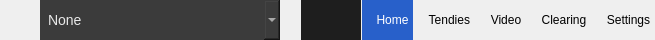
     <widget class="QWidget" name="deviceBar" native="true">
      <property name="sizePolicy">
       <sizepolicy hsizetype="Preferred" vsizetype="Fixed">
        <horstretch>0</horstretch>
        <verstretch>0</verstretch>
       </sizepolicy>
      </property>
      <property name="minimumSize">
       <size>
        <width>0</width>
        <height>40</height>
       </size>
      </property>
      <property name="maximumSize">
       <size>
        <width>16777215</width>
        <height>40</height>
       </size>
      </property>
      <layout class="QHBoxLayout" name="horizontalLayout_4">
       <property name="spacing">
        <number>1</number>
       </property>
       <property name="leftMargin">
        <number>0</number>
       </property>
       <property name="topMargin">
        <number>0</number>
       </property>
       <property name="rightMargin">
        <number>0</number>
       </property>
       <property name="bottomMargin">
        <number>0</number>
       </property>
       <item>
        <widget class="QWidget" name="horizontalWidget_2" native="true">
         <property name="minimumSize">
          <size>
           <width>300</width>
           <height>0</height>
          </size>
         </property>
         <layout class="QHBoxLayout" name="horizontalLayout_19">
          <property name="spacing">
           <number>1</number>
          </property>
          <property name="leftMargin">
           <number>0</number>
          </property>
          <property name="topMargin">
           <number>0</number>
          </property>
          <property name="rightMargin">
           <number>0</number>
          </property>
          <property name="bottomMargin">
           <number>0</number>
          </property>
          <item>
           <widget class="QWidget" name="horizontalWidget_3" native="true">
            <property name="sizePolicy">
             <sizepolicy hsizetype="Preferred" vsizetype="Preferred">
              <horstretch>0</horstretch>
              <verstretch>0</verstretch>
             </sizepolicy>
            </property>
            <layout class="QHBoxLayout" name="horizontalLayout_15">
             <property name="spacing">
              <number>0</number>
             </property>
             <property name="leftMargin">
              <number>0</number>
             </property>
             <property name="topMargin">
              <number>0</number>
             </property>
             <property name="rightMargin">
              <number>0</number>
             </property>
             <property name="bottomMargin">
              <number>0</number>
             </property>
             <item>
              <widget class="QToolButton" name="phoneIconBtn">
               <property name="enabled">
                <bool>false</bool>
               </property>
               <property name="sizePolicy">
                <sizepolicy hsizetype="Fixed" vsizetype="Fixed">
                 <horstretch>0</horstretch>
                 <verstretch>0</verstretch>
                </sizepolicy>
               </property>
               <property name="minimumSize">
                <size>
                 <width>38</width>
                 <height>38</height>
                </size>
               </property>
               <property name="maximumSize">
                <size>
                 <width>40</width>
                 <height>40</height>
                </size>
               </property>
               <property name="styleSheet">
                <string notr="true">QToolButton {
	border-top-right-radius: 0px;
	border-bottom-right-radius: 0px;
	min-height: 38px;
	icon-size: 18px;
}</string>
               </property>
               <property name="icon">
                <iconset resource="resources.qrc">
                 <normaloff>:/icon/phone.svg</normaloff>:/icon/phone.svg</iconset>
               </property>
               <property name="iconSize">
                <size>
                 <width>18</width>
                 <height>18</height>
                </size>
               </property>
               <property name="cls" stdset="0">
                <string>deviceIcon</string>
               </property>
              </widget>
             </item>
             <item>
              <widget class="QComboBox" name="devicePicker">
               <property name="minimumSize">
                <size>
                 <width>43</width>
                 <height>38</height>
                </size>
               </property>
               <property name="maximumSize">
                <size>
                 <width>300</width>
                 <height>40</height>
                </size>
               </property>
               <property name="cursor">
                <cursorShape>PointingHandCursor</cursorShape>
               </property>
               <property name="styleSheet">
                <string notr="true">#devicePicker {
	background-color: #3b3b3b;
    border: none;
    color: #e8e8e8;
    font-size: 14px;
    min-height: 38px;
	min-width: 35px;
	padding-left: 8px;
}

#devicePicker::drop-down {
    image: url(:/icon/caret-down-fill.svg);
	icon-size: 16px;
    subcontrol-position: right center;
	margin-right: 8px;
}

#devicePicker QAbstractItemView {
	background-color: #3b3b3b;
    outline: none;
	margin-top: 1px;
}

#devicePicker QAbstractItemView::item {
	background-color: #3b3b3b;
	color: #e8e8e8;
	min-height: 38px;
    padding-left: 8px;
}

#devicePicker QAbstractItemView::item:hover {
    background-color: #535353;
    color: #ffffff;
}</string>
               </property>
               <property name="currentIndex">
                <number>-1</number>
               </property>
               <property name="placeholderText">
                <string notr="true">None</string>
               </property>
               <property name="duplicatesEnabled">
                <bool>true</bool>
               </property>
              </widget>
             </item>
            </layout>
           </widget>
          </item>
          <item>
           <widget class="QToolButton" name="refreshBtn">
            <property name="minimumSize">
             <size>
              <width>0</width>
              <height>35</height>
             </size>
            </property>
            <property name="maximumSize">
             <size>
              <width>16777215</width>
              <height>40</height>
             </size>
            </property>
            <property name="cursor">
             <cursorShape>PointingHandCursor</cursorShape>
            </property>
            <property name="styleSheet">
             <string notr="true">QToolButton {
	border-top-left-radius: 0px;
	border-bottom-left-radius: 0px;
}</string>
            </property>
            <property name="icon">
             <iconset resource="resources.qrc">
              <normaloff>:/icon/arrow-clockwise.svg</normaloff>:/icon/arrow-clockwise.svg</iconset>
            </property>
            <property name="checkable">
             <bool>false</bool>
            </property>
            <property name="toolButtonStyle">
             <enum>Qt::ToolButtonIconOnly</enum>
            </property>
            <property name="cls" stdset="0">
             <string notr="true">btn</string>
            </property>
           </widget>
          </item>
         </layout>
        </widget>
       </item>
       <item>
        <widget class="QToolButton" name="toolButton">
         <property name="enabled">
          <bool>false</bool>
         </property>
         <property name="sizePolicy">
          <sizepolicy hsizetype="Expanding" vsizetype="Fixed">
           <horstretch>0</horstretch>
           <verstretch>0</verstretch>
          </sizepolicy>
         </property>
         <property name="minimumSize">
          <size>
           <width>60</width>
           <height>40</height>
          </size>
         </property>
         <property name="styleSheet">
          <string notr="true">QToolButton {
	background-color: #1e1e1e;
	border-radius: 0px;
	min-height: 40px;
}</string>
         </property>
         <property name="text">
          <string/>
         </property>
        </widget>
       </item>
       <item>
        <widget class="QToolButton" name="homePageBtn">
         <property name="minimumSize">
          <size>
           <width>0</width>
           <height>38</height>
          </size>
         </property>
         <property name="maximumSize">
          <size>
           <width>16777215</width>
           <height>40</height>
          </size>
         </property>
         <property name="cursor">
          <cursorShape>PointingHandCursor</cursorShape>
         </property>
         <property name="styleSheet">
          <string notr="true">QToolButton {
	border-top-right-radius: 0px;
	border-bottom-right-radius: 0px;
}

QToolButton:checked {
    background-color: #2860ca;
    color: #FFFFFF;
}</string>
         </property>
         <property name="text">
          <string>   Home</string>
         </property>
         <property name="icon">
          <iconset resource="resources.qrc">
           <normaloff>:/icon/house.svg</normaloff>:/icon/house.svg</iconset>
         </property>
         <property name="iconSize">
          <size>
           <width>18</width>
           <height>18</height>
          </size>
         </property>
         <property name="checkable">
          <bool>true</bool>
         </property>
         <property name="checked">
          <bool>true</bool>
         </property>
         <property name="toolButtonStyle">
          <enum>Qt::ToolButtonTextBesideIcon</enum>
         </property>
         <property name="cls" stdset="0">
          <string>sidebarBtn</string>
         </property>
         <attribute name="buttonGroup">
          <string notr="true">navBtns</string>
         </attribute>
        </widget>
       </item>
       <item>
        <widget class="QToolButton" name="tendiesPageBtn">
         <property name="minimumSize">
          <size>
           <width>0</width>
           <height>38</height>
          </size>
         </property>
         <property name="maximumSize">
          <size>
           <width>16777215</width>
           <height>40</height>
          </size>
         </property>
         <property name="cursor">
          <cursorShape>PointingHandCursor</cursorShape>
         </property>
         <property name="styleSheet">
          <string notr="true">QToolButton {
	border-radius: 0px;
}

QToolButton:checked {
    background-color: #2860ca;
    color: #FFFFFF;
}</string>
         </property>
         <property name="text">
          <string>   Tendies</string>
         </property>
         <property name="icon">
          <iconset resource="resources.qrc">
           <normaloff>:/icon/wallpaper.svg</normaloff>:/icon/wallpaper.svg</iconset>
         </property>
         <property name="checkable">
          <bool>true</bool>
         </property>
         <property name="checked">
          <bool>false</bool>
         </property>
         <property name="toolButtonStyle">
          <enum>Qt::ToolButtonTextBesideIcon</enum>
         </property>
         <property name="cls" stdset="0">
          <string>sidebarBtn</string>
         </property>
         <attribute name="buttonGroup">
          <string notr="true">navBtns</string>
         </attribute>
        </widget>
       </item>
       <item>
        <widget class="QToolButton" name="videoPageBtn">
         <property name="minimumSize">
          <size>
           <width>0</width>
           <height>38</height>
          </size>
         </property>
         <property name="maximumSize">
          <size>
           <width>16777215</width>
           <height>40</height>
          </size>
         </property>
         <property name="cursor">
          <cursorShape>PointingHandCursor</cursorShape>
         </property>
         <property name="styleSheet">
          <string notr="true">QToolButton {
	border-radius: 0px;
}

QToolButton:checked {
    background-color: #2860ca;
    color: #FFFFFF;
}</string>
         </property>
         <property name="text">
          <string>   Video</string>
         </property>
         <property name="icon">
          <iconset resource="resources.qrc">
           <normaloff>:/icon/photo.svg</normaloff>:/icon/photo.svg</iconset>
         </property>
         <property name="checkable">
          <bool>true</bool>
         </property>
         <property name="toolButtonStyle">
          <enum>Qt::ToolButtonTextBesideIcon</enum>
         </property>
         <property name="cls" stdset="0">
          <string>sidebarBtn</string>
         </property>
         <attribute name="buttonGroup">
          <string notr="true">navBtns</string>
         </attribute>
        </widget>
       </item>
       <item>
        <widget class="QToolButton" name="resettingPageBtn">
         <property name="minimumSize">
          <size>
           <width>0</width>
           <height>38</height>
          </size>
         </property>
         <property name="maximumSize">
          <size>
           <width>16777215</width>
           <height>40</height>
          </size>
         </property>
         <property name="cursor">
          <cursorShape>PointingHandCursor</cursorShape>
         </property>
         <property name="styleSheet">
          <string notr="true">QToolButton {
	border-radius: 0px;
}

QToolButton:checked {
    background-color: #2860ca;
    color: #FFFFFF;
}</string>
         </property>
         <property name="text">
          <string>   Clearing</string>
         </property>
         <property name="icon">
          <iconset resource="resources.qrc">
           <normaloff>:/icon/arrow-clockwise.svg</normaloff>:/icon/arrow-clockwise.svg</iconset>
         </property>
         <property name="checkable">
          <bool>true</bool>
         </property>
         <property name="toolButtonStyle">
          <enum>Qt::ToolButtonTextBesideIcon</enum>
         </property>
         <property name="cls" stdset="0">
          <string>sidebarBtn</string>
         </property>
         <attribute name="buttonGroup">
          <string notr="true">navBtns</string>
         </attribute>
        </widget>
       </item>
       <item>
        <widget class="QToolButton" name="settingsPageBtn">
         <property name="minimumSize">
          <size>
           <width>0</width>
           <height>38</height>
          </size>
         </property>
         <property name="maximumSize">
          <size>
           <width>16777215</width>
           <height>40</height>
          </size>
         </property>
         <property name="cursor">
          <cursorShape>PointingHandCursor</cursorShape>
         </property>
         <property name="styleSheet">
          <string notr="true">QToolButton {
	border-top-left-radius: 0px;
	border-bottom-left-radius: 0px;
}

QToolButton:checked {
    background-color: #2860ca;
    color: #FFFFFF;
}</string>
         </property>
         <property name="text">
          <string>   Settings</string>
         </property>
         <property name="icon">
          <iconset resource="resources.qrc">
           <normaloff>:/icon/gear.svg</normaloff>:/icon/gear.svg</iconset>
         </property>
         <property name="checkable">
          <bool>true</bool>
         </property>
         <property name="toolButtonStyle">
          <enum>Qt::ToolButtonIconOnly</enum>
         </property>
         <property name="cls" stdset="0">
          <string>sidebarBtn</string>
         </property>
         <attribute name="buttonGroup">
          <string notr="true">navBtns</string>
         </attribute>
        </widget>
       </item>
      </layout>
     </widget>
